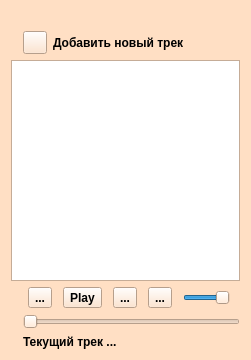
<?xml version="1.0" encoding="UTF-8"?>
<ui version="4.0">
 <class>Widget</class>
 <widget class="QWidget" name="Widget">
  <property name="geometry">
   <rect>
    <x>0</x>
    <y>0</y>
    <width>251</width>
    <height>360</height>
   </rect>
  </property>
  <property name="sizePolicy">
   <sizepolicy hsizetype="Maximum" vsizetype="Maximum">
    <horstretch>0</horstretch>
    <verstretch>0</verstretch>
   </sizepolicy>
  </property>
  <property name="palette">
   <palette>
    <active>
     <colorrole role="WindowText">
      <brush brushstyle="SolidPattern">
       <color alpha="255">
        <red>0</red>
        <green>0</green>
        <blue>0</blue>
       </color>
      </brush>
     </colorrole>
     <colorrole role="Button">
      <brush brushstyle="SolidPattern">
       <color alpha="255">
        <red>255</red>
        <green>223</green>
        <blue>196</blue>
       </color>
      </brush>
     </colorrole>
     <colorrole role="Light">
      <brush brushstyle="SolidPattern">
       <color alpha="255">
        <red>255</red>
        <green>255</green>
        <blue>255</blue>
       </color>
      </brush>
     </colorrole>
     <colorrole role="Midlight">
      <brush brushstyle="SolidPattern">
       <color alpha="255">
        <red>255</red>
        <green>239</green>
        <blue>225</blue>
       </color>
      </brush>
     </colorrole>
     <colorrole role="Dark">
      <brush brushstyle="SolidPattern">
       <color alpha="255">
        <red>127</red>
        <green>111</green>
        <blue>98</blue>
       </color>
      </brush>
     </colorrole>
     <colorrole role="Mid">
      <brush brushstyle="SolidPattern">
       <color alpha="255">
        <red>170</red>
        <green>149</green>
        <blue>131</blue>
       </color>
      </brush>
     </colorrole>
     <colorrole role="Text">
      <brush brushstyle="SolidPattern">
       <color alpha="255">
        <red>0</red>
        <green>0</green>
        <blue>0</blue>
       </color>
      </brush>
     </colorrole>
     <colorrole role="BrightText">
      <brush brushstyle="SolidPattern">
       <color alpha="255">
        <red>255</red>
        <green>255</green>
        <blue>255</blue>
       </color>
      </brush>
     </colorrole>
     <colorrole role="ButtonText">
      <brush brushstyle="SolidPattern">
       <color alpha="255">
        <red>0</red>
        <green>0</green>
        <blue>0</blue>
       </color>
      </brush>
     </colorrole>
     <colorrole role="Base">
      <brush brushstyle="SolidPattern">
       <color alpha="255">
        <red>255</red>
        <green>255</green>
        <blue>255</blue>
       </color>
      </brush>
     </colorrole>
     <colorrole role="Window">
      <brush brushstyle="SolidPattern">
       <color alpha="255">
        <red>255</red>
        <green>223</green>
        <blue>196</blue>
       </color>
      </brush>
     </colorrole>
     <colorrole role="Shadow">
      <brush brushstyle="SolidPattern">
       <color alpha="255">
        <red>0</red>
        <green>0</green>
        <blue>0</blue>
       </color>
      </brush>
     </colorrole>
     <colorrole role="AlternateBase">
      <brush brushstyle="SolidPattern">
       <color alpha="255">
        <red>255</red>
        <green>239</green>
        <blue>225</blue>
       </color>
      </brush>
     </colorrole>
     <colorrole role="ToolTipBase">
      <brush brushstyle="SolidPattern">
       <color alpha="255">
        <red>255</red>
        <green>255</green>
        <blue>220</blue>
       </color>
      </brush>
     </colorrole>
     <colorrole role="ToolTipText">
      <brush brushstyle="SolidPattern">
       <color alpha="255">
        <red>0</red>
        <green>0</green>
        <blue>0</blue>
       </color>
      </brush>
     </colorrole>
     <colorrole role="PlaceholderText">
      <brush brushstyle="SolidPattern">
       <color alpha="128">
        <red>0</red>
        <green>0</green>
        <blue>0</blue>
       </color>
      </brush>
     </colorrole>
    </active>
    <inactive>
     <colorrole role="WindowText">
      <brush brushstyle="SolidPattern">
       <color alpha="255">
        <red>0</red>
        <green>0</green>
        <blue>0</blue>
       </color>
      </brush>
     </colorrole>
     <colorrole role="Button">
      <brush brushstyle="SolidPattern">
       <color alpha="255">
        <red>255</red>
        <green>223</green>
        <blue>196</blue>
       </color>
      </brush>
     </colorrole>
     <colorrole role="Light">
      <brush brushstyle="SolidPattern">
       <color alpha="255">
        <red>255</red>
        <green>255</green>
        <blue>255</blue>
       </color>
      </brush>
     </colorrole>
     <colorrole role="Midlight">
      <brush brushstyle="SolidPattern">
       <color alpha="255">
        <red>255</red>
        <green>239</green>
        <blue>225</blue>
       </color>
      </brush>
     </colorrole>
     <colorrole role="Dark">
      <brush brushstyle="SolidPattern">
       <color alpha="255">
        <red>127</red>
        <green>111</green>
        <blue>98</blue>
       </color>
      </brush>
     </colorrole>
     <colorrole role="Mid">
      <brush brushstyle="SolidPattern">
       <color alpha="255">
        <red>170</red>
        <green>149</green>
        <blue>131</blue>
       </color>
      </brush>
     </colorrole>
     <colorrole role="Text">
      <brush brushstyle="SolidPattern">
       <color alpha="255">
        <red>0</red>
        <green>0</green>
        <blue>0</blue>
       </color>
      </brush>
     </colorrole>
     <colorrole role="BrightText">
      <brush brushstyle="SolidPattern">
       <color alpha="255">
        <red>255</red>
        <green>255</green>
        <blue>255</blue>
       </color>
      </brush>
     </colorrole>
     <colorrole role="ButtonText">
      <brush brushstyle="SolidPattern">
       <color alpha="255">
        <red>0</red>
        <green>0</green>
        <blue>0</blue>
       </color>
      </brush>
     </colorrole>
     <colorrole role="Base">
      <brush brushstyle="SolidPattern">
       <color alpha="255">
        <red>255</red>
        <green>255</green>
        <blue>255</blue>
       </color>
      </brush>
     </colorrole>
     <colorrole role="Window">
      <brush brushstyle="SolidPattern">
       <color alpha="255">
        <red>255</red>
        <green>223</green>
        <blue>196</blue>
       </color>
      </brush>
     </colorrole>
     <colorrole role="Shadow">
      <brush brushstyle="SolidPattern">
       <color alpha="255">
        <red>0</red>
        <green>0</green>
        <blue>0</blue>
       </color>
      </brush>
     </colorrole>
     <colorrole role="AlternateBase">
      <brush brushstyle="SolidPattern">
       <color alpha="255">
        <red>255</red>
        <green>239</green>
        <blue>225</blue>
       </color>
      </brush>
     </colorrole>
     <colorrole role="ToolTipBase">
      <brush brushstyle="SolidPattern">
       <color alpha="255">
        <red>255</red>
        <green>255</green>
        <blue>220</blue>
       </color>
      </brush>
     </colorrole>
     <colorrole role="ToolTipText">
      <brush brushstyle="SolidPattern">
       <color alpha="255">
        <red>0</red>
        <green>0</green>
        <blue>0</blue>
       </color>
      </brush>
     </colorrole>
     <colorrole role="PlaceholderText">
      <brush brushstyle="SolidPattern">
       <color alpha="128">
        <red>0</red>
        <green>0</green>
        <blue>0</blue>
       </color>
      </brush>
     </colorrole>
    </inactive>
    <disabled>
     <colorrole role="WindowText">
      <brush brushstyle="SolidPattern">
       <color alpha="255">
        <red>127</red>
        <green>111</green>
        <blue>98</blue>
       </color>
      </brush>
     </colorrole>
     <colorrole role="Button">
      <brush brushstyle="SolidPattern">
       <color alpha="255">
        <red>255</red>
        <green>223</green>
        <blue>196</blue>
       </color>
      </brush>
     </colorrole>
     <colorrole role="Light">
      <brush brushstyle="SolidPattern">
       <color alpha="255">
        <red>255</red>
        <green>255</green>
        <blue>255</blue>
       </color>
      </brush>
     </colorrole>
     <colorrole role="Midlight">
      <brush brushstyle="SolidPattern">
       <color alpha="255">
        <red>255</red>
        <green>239</green>
        <blue>225</blue>
       </color>
      </brush>
     </colorrole>
     <colorrole role="Dark">
      <brush brushstyle="SolidPattern">
       <color alpha="255">
        <red>127</red>
        <green>111</green>
        <blue>98</blue>
       </color>
      </brush>
     </colorrole>
     <colorrole role="Mid">
      <brush brushstyle="SolidPattern">
       <color alpha="255">
        <red>170</red>
        <green>149</green>
        <blue>131</blue>
       </color>
      </brush>
     </colorrole>
     <colorrole role="Text">
      <brush brushstyle="SolidPattern">
       <color alpha="255">
        <red>127</red>
        <green>111</green>
        <blue>98</blue>
       </color>
      </brush>
     </colorrole>
     <colorrole role="BrightText">
      <brush brushstyle="SolidPattern">
       <color alpha="255">
        <red>255</red>
        <green>255</green>
        <blue>255</blue>
       </color>
      </brush>
     </colorrole>
     <colorrole role="ButtonText">
      <brush brushstyle="SolidPattern">
       <color alpha="255">
        <red>127</red>
        <green>111</green>
        <blue>98</blue>
       </color>
      </brush>
     </colorrole>
     <colorrole role="Base">
      <brush brushstyle="SolidPattern">
       <color alpha="255">
        <red>255</red>
        <green>223</green>
        <blue>196</blue>
       </color>
      </brush>
     </colorrole>
     <colorrole role="Window">
      <brush brushstyle="SolidPattern">
       <color alpha="255">
        <red>255</red>
        <green>223</green>
        <blue>196</blue>
       </color>
      </brush>
     </colorrole>
     <colorrole role="Shadow">
      <brush brushstyle="SolidPattern">
       <color alpha="255">
        <red>0</red>
        <green>0</green>
        <blue>0</blue>
       </color>
      </brush>
     </colorrole>
     <colorrole role="AlternateBase">
      <brush brushstyle="SolidPattern">
       <color alpha="255">
        <red>255</red>
        <green>223</green>
        <blue>196</blue>
       </color>
      </brush>
     </colorrole>
     <colorrole role="ToolTipBase">
      <brush brushstyle="SolidPattern">
       <color alpha="255">
        <red>255</red>
        <green>255</green>
        <blue>220</blue>
       </color>
      </brush>
     </colorrole>
     <colorrole role="ToolTipText">
      <brush brushstyle="SolidPattern">
       <color alpha="255">
        <red>0</red>
        <green>0</green>
        <blue>0</blue>
       </color>
      </brush>
     </colorrole>
     <colorrole role="PlaceholderText">
      <brush brushstyle="SolidPattern">
       <color alpha="128">
        <red>0</red>
        <green>0</green>
        <blue>0</blue>
       </color>
      </brush>
     </colorrole>
    </disabled>
   </palette>
  </property>
  <property name="font">
   <font>
    <pointsize>9</pointsize>
    <weight>75</weight>
    <bold>true</bold>
   </font>
  </property>
  <property name="windowTitle">
   <string>Музыкальный плеер</string>
  </property>
  <layout class="QGridLayout" name="gridLayout">
   <item row="0" column="2">
    <spacer name="horizontalSpacer_2">
     <property name="orientation">
      <enum>Qt::Horizontal</enum>
     </property>
     <property name="sizeHint" stdset="0">
      <size>
       <width>40</width>
       <height>20</height>
      </size>
     </property>
    </spacer>
   </item>
   <item row="6" column="2">
    <layout class="QHBoxLayout" name="horizontalLayout">
     <item>
      <widget class="QToolButton" name="btn_previous">
       <property name="cursor">
        <cursorShape>PointingHandCursor</cursorShape>
       </property>
       <property name="text">
        <string>...</string>
       </property>
       <property name="icon">
        <iconset resource="../../Downloads/buttons.qrc">
         <normaloff>:/buttons/left.png</normaloff>:/buttons/left.png</iconset>
       </property>
      </widget>
     </item>
     <item>
      <widget class="QToolButton" name="btn_play">
       <property name="cursor">
        <cursorShape>PointingHandCursor</cursorShape>
       </property>
       <property name="text">
        <string>Play</string>
       </property>
       <property name="icon">
        <iconset resource="../../Downloads/buttons.qrc">
         <normaloff>:/buttons/play2.png</normaloff>:/buttons/play2.png</iconset>
       </property>
      </widget>
     </item>
     <item>
      <widget class="QToolButton" name="btn_pause">
       <property name="cursor">
        <cursorShape>PointingHandCursor</cursorShape>
       </property>
       <property name="text">
        <string>...</string>
       </property>
       <property name="icon">
        <iconset resource="../../Downloads/buttons.qrc">
         <normaloff>:/buttons/pause2.png</normaloff>:/buttons/pause2.png</iconset>
       </property>
      </widget>
     </item>
     <item>
      <widget class="QToolButton" name="btn_next">
       <property name="cursor">
        <cursorShape>PointingHandCursor</cursorShape>
       </property>
       <property name="text">
        <string>...</string>
       </property>
       <property name="icon">
        <iconset resource="../../Downloads/buttons.qrc">
         <normaloff>:/buttons/right.png</normaloff>:/buttons/right.png</iconset>
       </property>
      </widget>
     </item>
     <item>
      <widget class="QSlider" name="volume">
       <property name="maximumSize">
        <size>
         <width>47</width>
         <height>22</height>
        </size>
       </property>
       <property name="cursor">
        <cursorShape>PointingHandCursor</cursorShape>
       </property>
       <property name="maximum">
        <number>100</number>
       </property>
       <property name="pageStep">
        <number>10</number>
       </property>
       <property name="value">
        <number>100</number>
       </property>
       <property name="sliderPosition">
        <number>100</number>
       </property>
       <property name="orientation">
        <enum>Qt::Horizontal</enum>
       </property>
      </widget>
     </item>
    </layout>
   </item>
   <item row="1" column="2">
    <layout class="QHBoxLayout" name="horizontalLayout_3">
     <item>
      <widget class="QToolButton" name="btn_add">
       <property name="cursor">
        <cursorShape>PointingHandCursor</cursorShape>
       </property>
       <property name="icon">
        <iconset resource="../../Downloads/buttons.qrc">
         <normaloff>:/buttons/plus2.png</normaloff>:/buttons/plus2.png</iconset>
       </property>
      </widget>
     </item>
     <item>
      <widget class="QLabel" name="label">
       <property name="font">
        <font>
         <pointsize>9</pointsize>
         <weight>75</weight>
         <bold>true</bold>
        </font>
       </property>
       <property name="text">
        <string>Добавить новый трек</string>
       </property>
      </widget>
     </item>
    </layout>
   </item>
   <item row="4" column="0" colspan="3">
    <widget class="QTableView" name="playlistView">
     <property name="cursor" stdset="0">
      <cursorShape>BusyCursor</cursorShape>
     </property>
     <property name="showDropIndicator" stdset="0">
      <bool>true</bool>
     </property>
     <property name="showGrid">
      <bool>true</bool>
     </property>
     <property name="wordWrap">
      <bool>true</bool>
     </property>
     <attribute name="horizontalHeaderVisible">
      <bool>false</bool>
     </attribute>
     <attribute name="horizontalHeaderHighlightSections">
      <bool>false</bool>
     </attribute>
     <attribute name="verticalHeaderVisible">
      <bool>false</bool>
     </attribute>
     <attribute name="verticalHeaderHighlightSections">
      <bool>false</bool>
     </attribute>
    </widget>
   </item>
   <item row="7" column="2" rowspan="3">
    <layout class="QVBoxLayout" name="verticalLayout_4">
     <item>
      <widget class="QSlider" name="time">
       <property name="cursor">
        <cursorShape>PointingHandCursor</cursorShape>
       </property>
       <property name="orientation">
        <enum>Qt::Horizontal</enum>
       </property>
      </widget>
     </item>
    </layout>
   </item>
   <item row="10" column="2">
    <widget class="QLabel" name="cur_c">
     <property name="text">
      <string>Текущий трек ...</string>
     </property>
    </widget>
   </item>
  </layout>
 </widget>
 <layoutdefault spacing="6" margin="11"/>
 <resources>
  <include location="../../Downloads/buttons.qrc"/>
 </resources>
 <connections/>
</ui>
